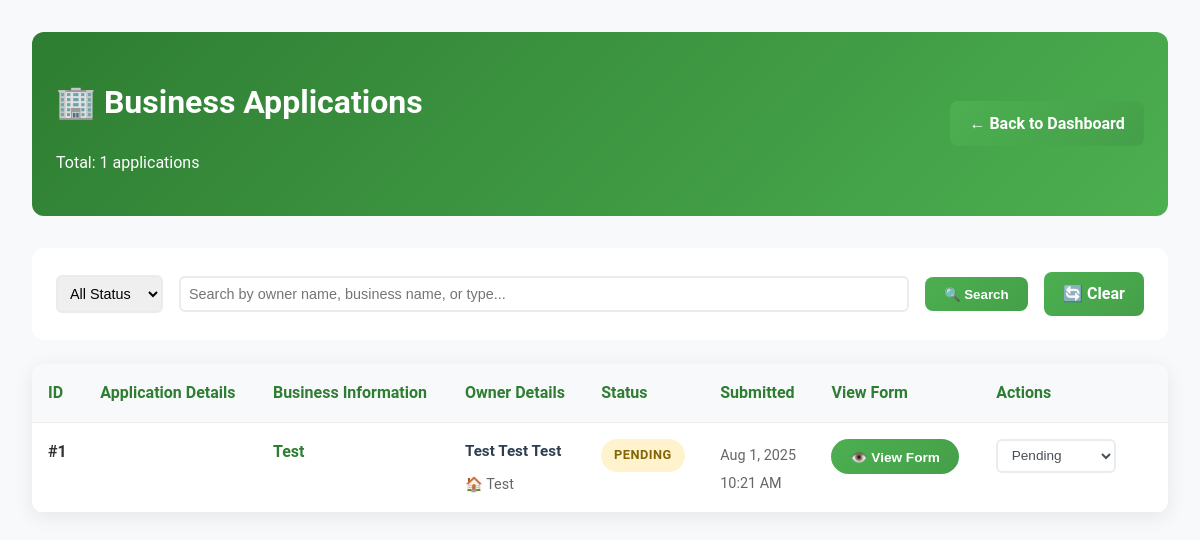
/admin/view-business-applications.php (signed in), run on an earlier commit of the app's database.
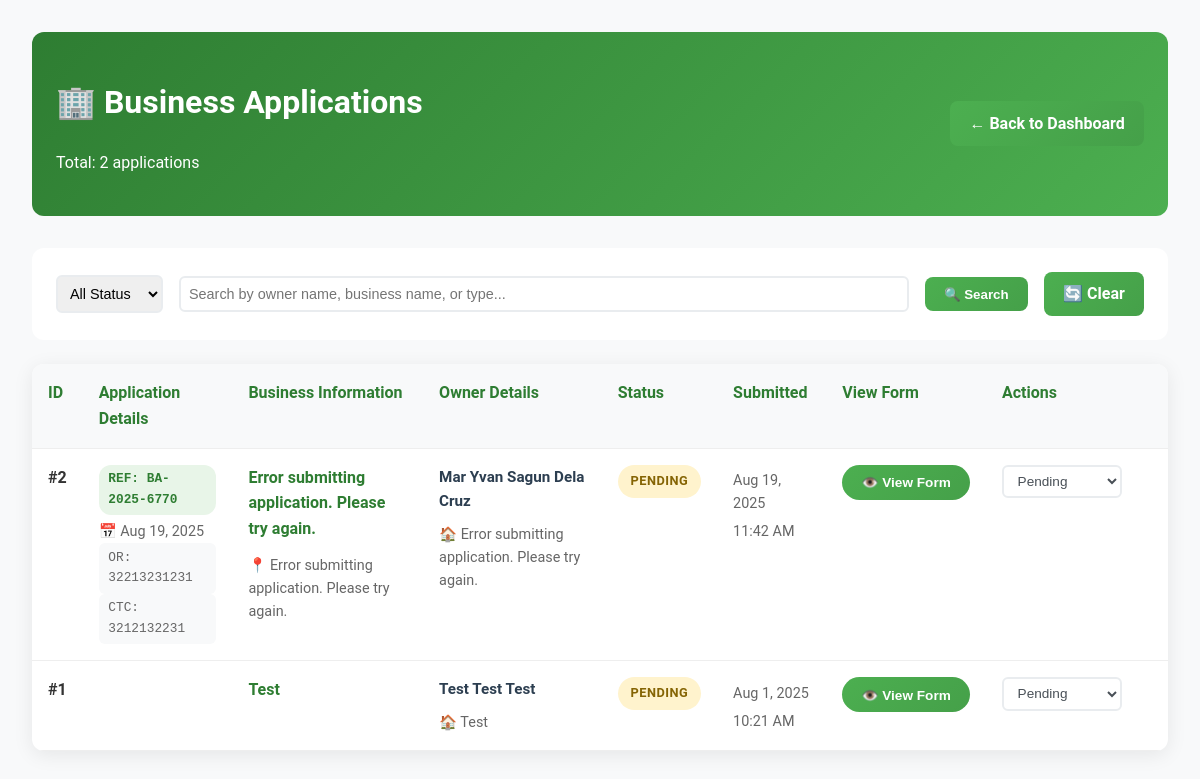
And on a later commit of the database.
### tables this page shows
CREATE TABLE `business_applications` (
  `id` int(11) NOT NULL,
  `user_id` int(11) DEFAULT NULL,
  `reference_no` varchar(50) DEFAULT NULL,
  `application_date` date DEFAULT NULL,
  `first_name` varchar(100) DEFAULT NULL,
  `middle_name` varchar(100) DEFAULT NULL,
  `last_name` varchar(100) DEFAULT NULL,
  `business_location` text DEFAULT NULL,
  `or_number` varchar(100) DEFAULT NULL,
  `ctc_number` varchar(100) DEFAULT NULL,
  `business_name` varchar(255) NOT NULL,
  `business_type` varchar(100) NOT NULL,
  `business_address` varchar(500) NOT NULL,
  `owner_name` varchar(255) NOT NULL,
  `owner_address` text DEFAULT NULL,
  `contact_number` varchar(20) NOT NULL,
  `years_operation` int(11) NOT NULL,
  `investment_capital` decimal(15,2) NOT NULL,
  `submitted_at` timestamp NOT NULL DEFAULT current_timestamp(),
  `status` enum('pending','reviewing','approved','rejected') DEFAULT 'pending'
);

### admin/view-business-applications.php (the view, shortened to what the changed rows need)
<?php
include '../includes/db_connect.php';
$page = max(1, (int)($_GET['page'] ?? 1));
$per_page = 10;
$offset = ($page - 1) * $per_page;
$where_conditions = [];
$params = [];
$where_clause = $where_conditions ? "WHERE " . implode(" AND ", $where_conditions) : "";
$count_sql = "SELECT COUNT(*) FROM business_applications $where_clause";
$count_stmt = $pdo->prepare($count_sql);
$count_stmt->execute($params);
$total_records = $count_stmt->fetchColumn();
$sql = "SELECT * FROM business_applications $where_clause ORDER BY submitted_at DESC LIMIT $per_page OFFSET $offset";
$stmt = $pdo->prepare($sql);
$stmt->execute($params);
$applications = $stmt->fetchAll();
?>
<!DOCTYPE html>
<html lang="en">
<head>
    <link rel="stylesheet" href="../css/styles.css">
</head>
<body>
    <div class="admin-container">
        <div class="admin-header">
            <div>
                <h1>🏢 Business Applications</h1>
                <p>Total: <?php echo $total_records; ?> applications</p>
            </div>
        </div>
        <div class="admin-table">
            <table>
                <thead>
                    <tr>
                        <th>ID</th>
                        <th>Application Details</th>
                        <th>Business Information</th>
                        <th>Owner Details</th>
                        <th>Status</th>
                        <th>Submitted</th>
                        <th class="view-column">View Form</th>
                        <th class="action-column">Actions</th>
                    </tr>
                </thead>
                <tbody>
                    <?php foreach ($applications as $app): ?>
                    <tr>
                        <td>
                            <strong>#<?php echo $app['id']; ?></strong>
                        </td>
                        <td>
                            <?php if (!empty($app['reference_no'])): ?>
                                <div class="ref-number">
                                    REF: <?php echo htmlspecialchars($app['reference_no']); ?>
                                </div>
                            <?php endif; ?>
                            <?php if (!empty($app['application_date'])): ?>
                                <div class="business-info">
                                    📅 <?php echo date('M j, Y', strtotime($app['application_date'])); ?>
                                </div>
                            <?php endif; ?>
                            <?php if (!empty($app['or_number'])): ?>
                                <div class="reference-info">
                                    OR: <?php echo htmlspecialchars($app['or_number']); ?>
                                </div>
                            <?php endif; ?>
                            <?php if (!empty($app['ctc_number'])): ?>
                                <div class="reference-info">
                                    CTC: <?php echo htmlspecialchars($app['ctc_number']); ?>
                                </div>
                            <?php endif; ?>
                        </td>
                        <td>
                            <div class="business-details">
                                <div class="business-name">
                                    <?php echo htmlspecialchars($app['business_name']); ?>
                                </div>
                                <?php if (!empty($app['business_location'])): ?>
                                    <div class="business-info">
                                        📍 <?php echo htmlspecialchars(substr($app['business_location'], 0, 60)); ?><?php echo strlen($app['business_location']) > 60 ? '...' : ''; ?>
                                    </div>
                                <?php endif; ?>
                            </div>
                        </td>
                        <td>
                            <div class="owner-details">
                                <div class="owner-name">
                                    <?php
                                    if (!empty($app['first_name']) || !empty($app['last_name'])) {
                                        echo htmlspecialchars(trim($app['first_name'] . ' ' . ($app['middle_name'] ? $app['middle_name'] . ' ' : '') . $app['last_name']));
                                    } else {
                                        echo htmlspecialchars($app['owner_name']);
                                    }
                                    ?>
                                </div>
                                <?php if (!empty($app['owner_address'])): ?>
                                    <div class="business-info">
                                        🏠 <?php echo htmlspecialchars(substr($app['owner_address'], 0, 50)); ?><?php echo strlen($app['owner_address']) > 50 ? '...' : ''; ?>
                                    </div>
                                <?php endif; ?>
                            </div>
                        </td>
                        <td>
                            <span class="status-badge status-<?php echo $app['status']; ?>">
                                <?php echo ucfirst($app['status']); ?>
                            </span>
                        </td>
                        <td>
                            <div class="business-info">
                                <?php echo date('M j, Y', strtotime($app['submitted_at'])); ?>
                            </div>
                            <div class="business-info">
                                <?php echo date('g:i A', strtotime($app['submitted_at'])); ?>
                            </div>
                        </td>
                        <td class="view-column">
                            <button onclick="viewFormDetails(<?php echo $app['id']; ?>)" class="view-form-btn">
                                👁️ View Form
                            </button>
                        </td>
                        <td class="action-column">
                            <form method="POST" style="margin-bottom: 0.5rem;">
                                <select name="status" class="action-select" onchange="this.form.submit()">
                                    <option value="pending" <?php echo $app['status'] === 'pending' ? 'selected' : ''; ?>>Pending</option>
                                </select>
                            </form>
                        </td>
                    </tr>
                    <?php endforeach; ?>
                </tbody>
            </table>
        </div>
    </div>
</body>
</html>

What changed in the data, as far as the page shows it:
added business_applications: id "2", reference_no "BA-2025-6770", application_date "Aug 19, 2025", or_number "32213231231", ctc_number "3212132231", business_name "Error submitting application. Please try again.", business_location "Error submitting application. Please try again.", first_name+middle_name+last_name "Mar Yvan Sagun Dela Cruz", owner_address "Error submitting application. Please try again.", status "PENDING", submitted_at "Aug 19, 2025", submitted_at "11:42 AM", status "Pending"
Also different on the page:
$total_records: "1" → "2"
